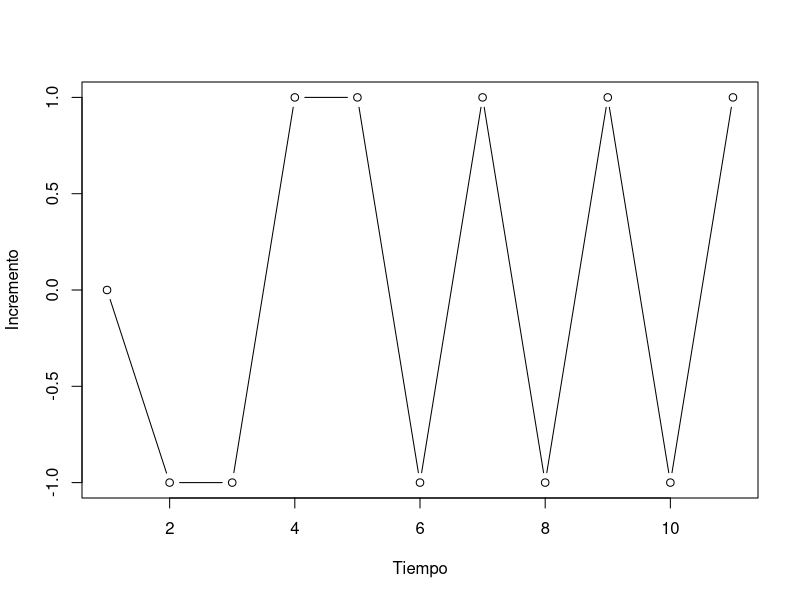
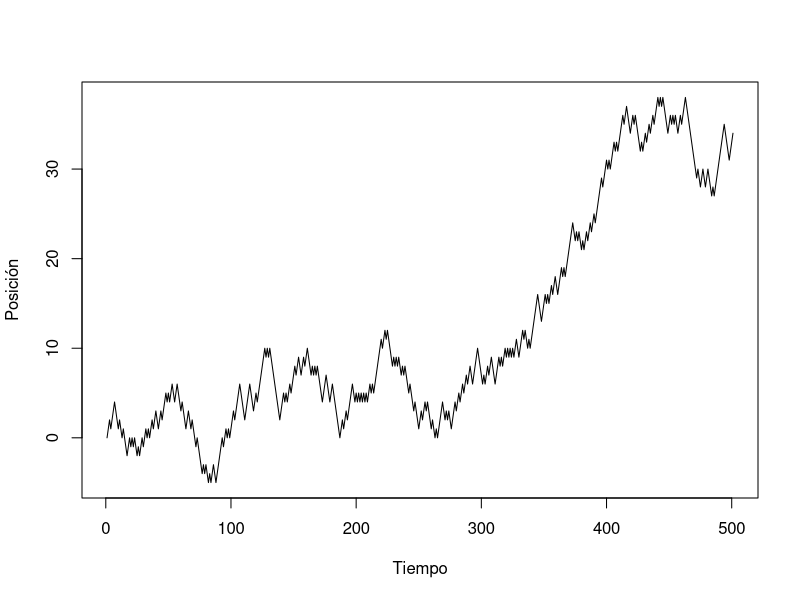

Reproduce these figures in R, in order.
zigZag <- function(n, p, acum=FALSE, graf=FALSE, plotSuffix='') {
  if(graf) G <- c(0)
  pos <- 0
  for (i in 1:n) {
    val <- sample(c(-1, 1), 1, prob=c(1 - p, p))
    pos <- pos + val
    if(graf){
      if(acum) G <- append(G, pos)
      else     G <- append(G, val)
    }
  }
  if(graf){
    pdf(paste("zigZag", plotSuffix, ".pdf", sep=''))
    if(acum){
      plot(G, type='l', xlab="Tiempo", ylab="Posición")
    }
    else {
      plot(G, type='b', xlab="Tiempo", ylab="Incremento")
    }
    dev.off()
  }
}

# Primero simulamos D_n, con pocos puntos para obtener un plot bonito
zigZag(10, 0.51, graf=TRUE, plotSuffix='Normal')

# Luego simulamos la posición de la partícula, con muchos puntos para notar
# qué tan lejos puede irse del estado inicial (0), y también, para tener
# un plot bonito.
zigZag(500, 0.51, graf=TRUE, acum=TRUE, plotSuffix='Acum')

